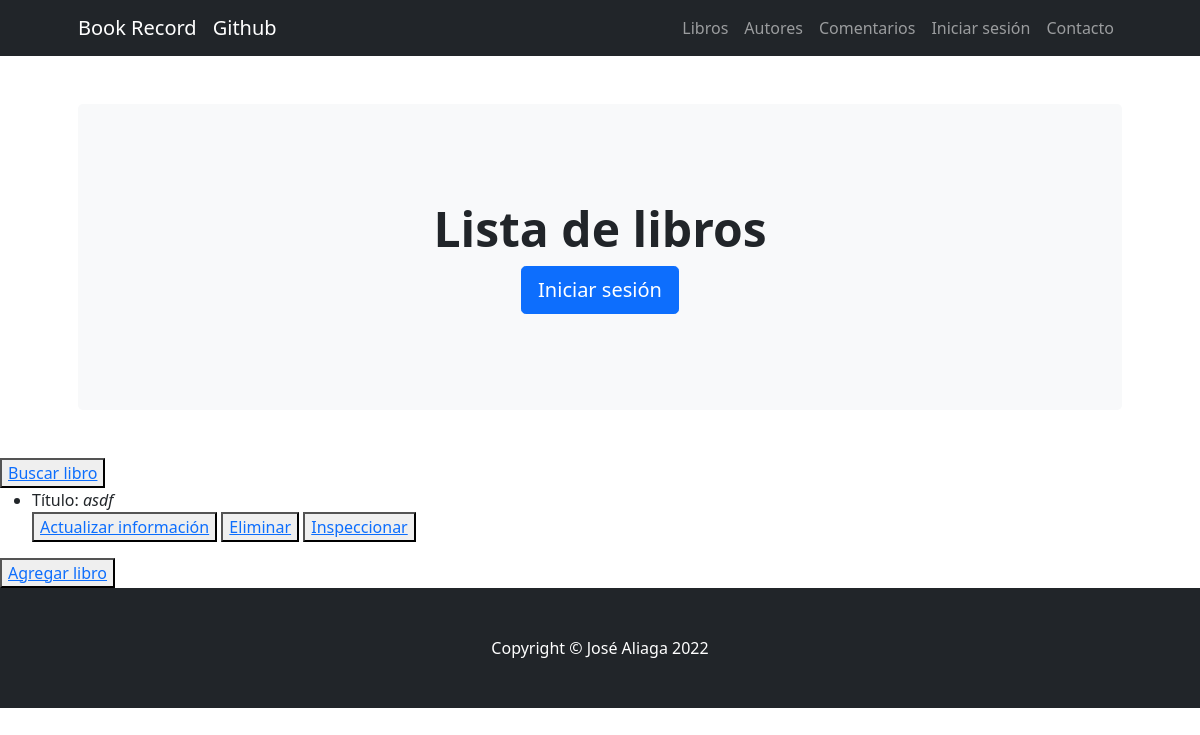
The page /book/list/ on the database as committed earlier.
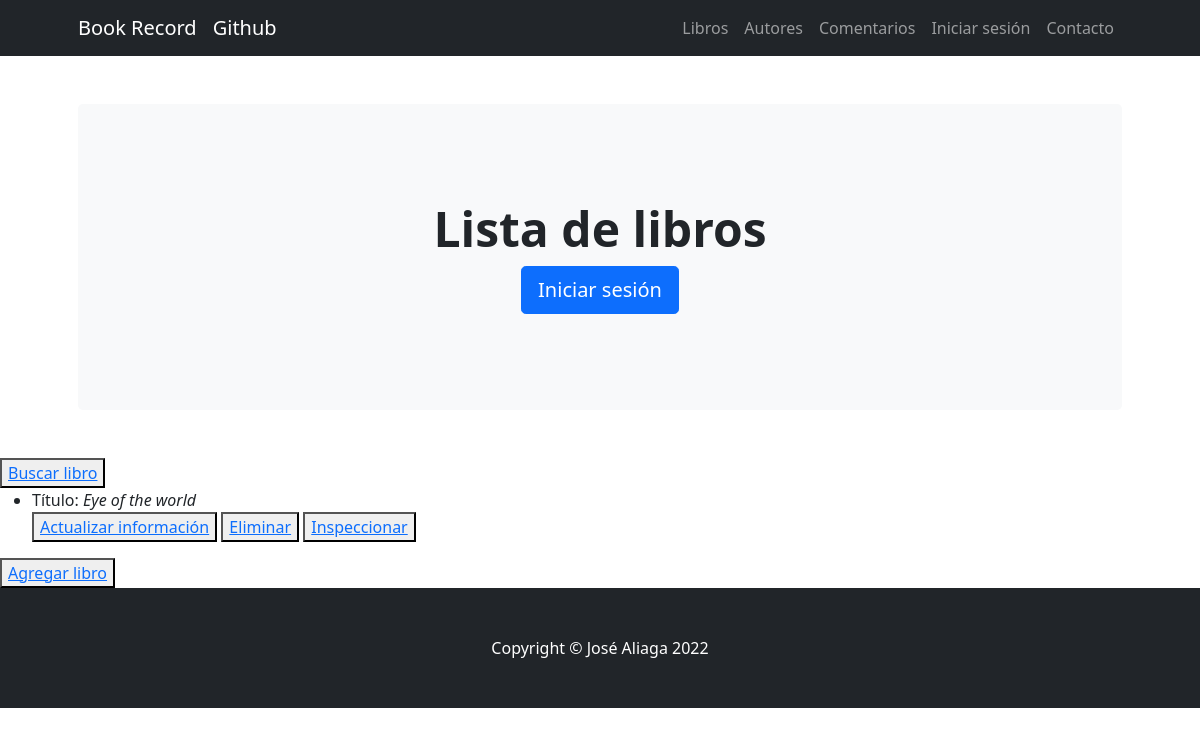
The same page on the database as committed later.
### BookRecord/models.py (models this page shows, shortened)
class Book(models.Model):
    title = models.CharField(max_length=40)
    description = models.CharField(max_length=400)
    author = models.CharField(max_length=40)
    date = models.DateField(max_length=40)
    pages = models.IntegerField()
    rating = models.IntegerField()
    comments = models.CharField(max_length=40)
    genre = models.CharField(max_length=40)

### BookRecord/views.py (the view)
# urls.py: path('book/list/', views.View_books.as_view(), name='list_books'),
class View_books(ListView):
    model = Book
    template_name = 'BookRecord/book_list.html'

### BookRecord/template/BookRecord/book_list.html
{% extends "BookRecord/template.html" %}
{% load static %}
{% block changing_content  %}
<header class="py-5">
    <div class="container px-lg-5">
        <div class="p-4 p-lg-5 bg-light rounded-3 text-center">
            <div class="m-4 m-lg-5">
              <h1 class="display-5 fw-bold">Lista de libros</h1>
                {% if not request.user.is_authenticated %}
                  <a class="btn btn-primary btn-lg" href="{% url 'login' %}">Iniciar sesión</a>
                {% endif %}
            </div>
        </div>
    </div>
</header>
  <button><a href="{% url 'search_book' %}">Buscar libro</a></button>
  <ul>
    {% for i in object_list %}
    <li>
      Título: <i>{{i.title}}</i>
      <div>
        <button><a href="{% url 'update_book' i.id %}">Actualizar información</a></button>
        <button><a href="{% url 'delete_book' i.id %}">Eliminar</a></button>
        <button><a href="{% url 'detail_book' i.id %}">Inspeccionar</a></button>
      </div>
    </li>
    {% endfor %}
  </ul>
  <button><a href="{% url 'create_book' %}">Agregar libro</a></button>
{% endblock %}

Rows that differ between the two databases and show on the page:
removed Book: title "asdf"
added Book: title "Eye of the world"
